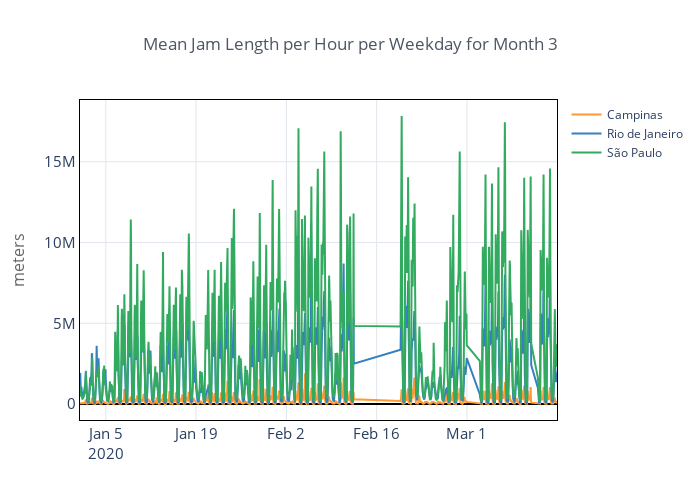

Notebook code cell kept with this figure:
### Code cell
daily = df[['daily', 'city', 'day_length', 'month']]

daily.pivot_table(index='daily', columns='city', values='day_length')\
    .iplot(theme='custom',
          title=f'Mean Jam Length per Hour per Weekday for Month {m}',
          yTitle='meters', 
          )

### Figure 1 — Plotly figure (JSON) as saved in the notebook; plotly's stock layout.template omitted (floating-point values rounded to 4 significant figures; data arrays with more than 128 entries replaced by an {"elided": "..."} marker saying what was removed)
{"data": [{"line": {"color": "rgba(255, 153, 51, 1.0)", "dash": "solid", "shape": "linear", "width": 2}, "mode": "lines", "name": "Campinas", "text": "", "type": "scatter", "x": {"elided": "1530 str values"}, "y": {"elided": "1530 int values"}}, {"line": {"color": "rgba(55, 128, 191, 1.0)", "dash": "solid", "shape": "linear", "width": 2}, "mode": "lines", "name": "Rio de Janeiro", "text": "", "type": "scatter", "x": {"elided": "1530 str values"}, "y": {"elided": "1530 int values"}}, {"line": {"color": "rgba(50, 171, 96, 1.0)", "dash": "solid", "shape": "linear", "width": 2}, "mode": "lines", "name": "São Paulo", "text": "", "type": "scatter", "x": {"elided": "1530 str values"}, "y": {"elided": "1530 int values"}}], "layout": {"height": 500, "legend": {"bgcolor": "#FFFFFF", "bordercolor": "#444444", "borderwidth": 0, "font": {"size": 12}, "itemclick": "toggle", "itemdoubleclick": "toggleothers", "itemsizing": "trace", "traceorder": "normal"}, "paper_bgcolor": "#FFFFFF", "plot_bgcolor": "#FFFFFF", "title": {"font": {"color": "#4D5663", "size": 17}, "text": "Mean Jam Length per Hour per Weekday for Month 3", "x": 0.5}, "width": 700, "xaxis": {"automargin": true, "gridcolor": "#E1E5ED", "linecolor": "#000000", "mirror": "ticks", "showline": true, "tickfont": {"size": 15}, "title": {"font": {"color": "#666666", "size": 16}, "text": ""}, "zerolinecolor": "#000000", "zerolinewidth": 2}, "yaxis": {"automargin": true, "gridcolor": "#E1E5ED", "linecolor": "#000000", "mirror": "ticks", "showline": true, "tickfont": {"size": 15}, "title": {"font": {"color": "#666666", "size": 16}, "text": "meters"}, "zerolinecolor": "#000000", "zerolinewidth": 2}}}
